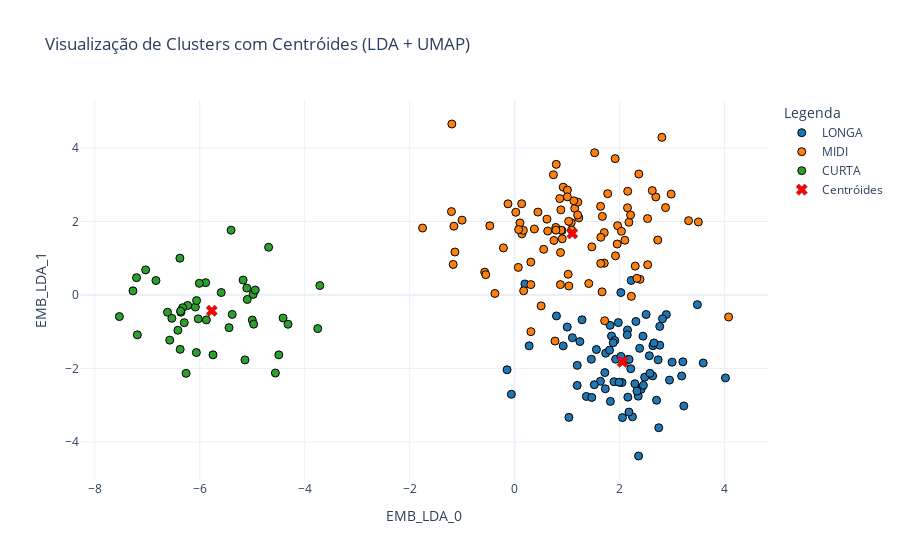

Here is the notebook cell this chart was saved with:
### Code cell
# Lista das colunas de embeddings de alta dimensionalidade
embedding_columns = [col for col in df_lda_comprimento_saia.columns if col.startswith('EMB_LDA')]

# Gerar o gráfico com UMAP
fig = plot_clusters_with_centroids(
    df_combined=df_combined_comprimento_saia,
    target_column='COMPRIMENTO_SAIA',
    embedding_columns=embedding_columns,
    color_dict=None,  # Opcional, pode ser None
    title="Visualização de Clusters com Centróides (LDA + UMAP)",
    apply_umap=False,  # Aplicar UMAP
)

# Mostrar o gráfico
fig.show()
